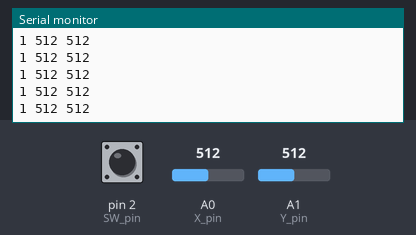
This sketch was run on a simulated Arduino Uno, built with avr-gcc and run on an emulated ATmega328P. Shown: the last lines printed to the serial monitor. The inputs (shaded band) are chosen by the test bench; at power-on: A0 (X_pin) = 512, A1 (Y_pin) = 512, pin 2 (SW_pin) HIGH.

Above: at 1.2 s.
1.3 s: A0 (X_pin) set to 716
At 1.31 s:
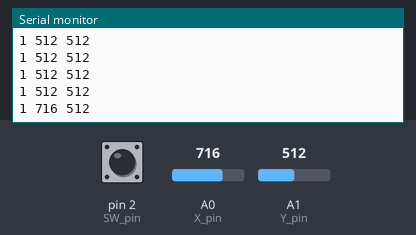
2.8 s: A1 (Y_pin) set to 716
At 2.82 s:
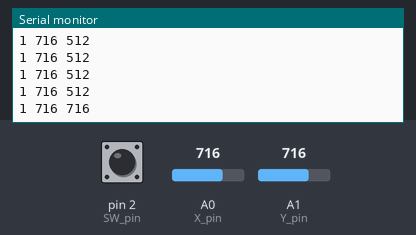
4.3 s: pin 2 (SW_pin) pulled LOW for 0.15 s
At 4.33 s:
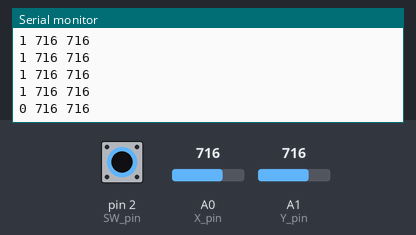
5.9 s: A0 (X_pin) set to 900
At 5.94 s:
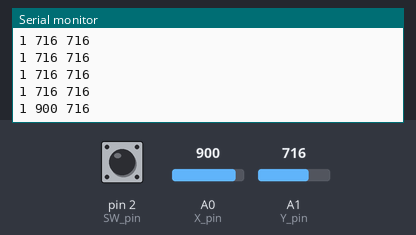
7.4 s: pin 2 (SW_pin) pulled LOW for 1 s
At 7.45 s:
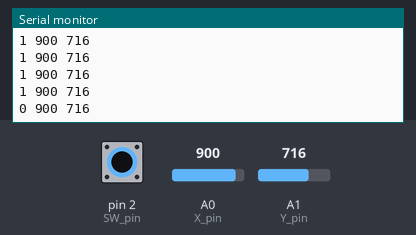
9.9 s: A1 (Y_pin) set to 0
At 9.97 s:
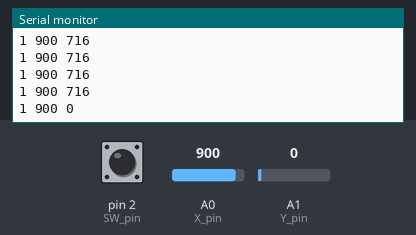
Timing chart, 0 to 12.9 s (numbered marks = the images above; inputs shaded):
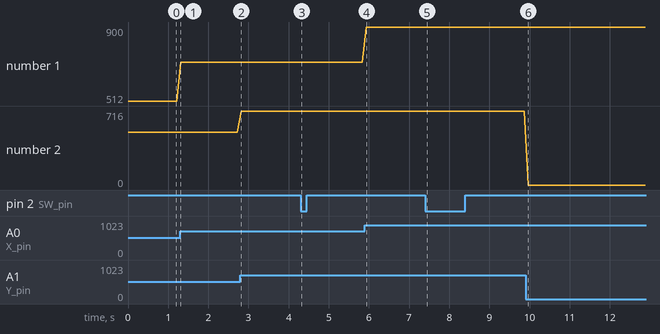

The sketch:

Analog_Joystick.ino.ino
```cpp
// Arduino pin numbers
const int SW_pin = 2; // digital pin connected to switch output
const int X_pin = A0; // analog pin connected to X output
const int Y_pin = A1; // analog pin connected to Y output

void setup() {
  pinMode(SW_pin, INPUT);
  digitalWrite(SW_pin, HIGH);
  Serial.begin(9600);
}

void loop() {
  Serial.print(digitalRead(SW_pin));
  Serial.print(" ");
  Serial.print(analogRead(X_pin));
  Serial.print(" ");
  Serial.println(analogRead(Y_pin));
  delay(100);
}
```

Measured:
- after the input at 1.3 s, the serial monitor: prints a new line at once (image 1)
- after the input at 2.8 s, the serial monitor: prints a new line at once (image 2)
- after the input at 4.3 s, the serial monitor: prints a new line at once (image 3)
- after the input at 5.9 s, the serial monitor: prints a new line at once (image 4)
- after the input at 7.4 s, the serial monitor: prints a new line after 0.05 s (image 5)
- after the input at 9.9 s, the serial monitor: prints a new line after 0.06 s (image 6)
- plotted number 1: 512 → 716 after the input at 1.3 s, 716 → 900 after the input at 5.9 s
